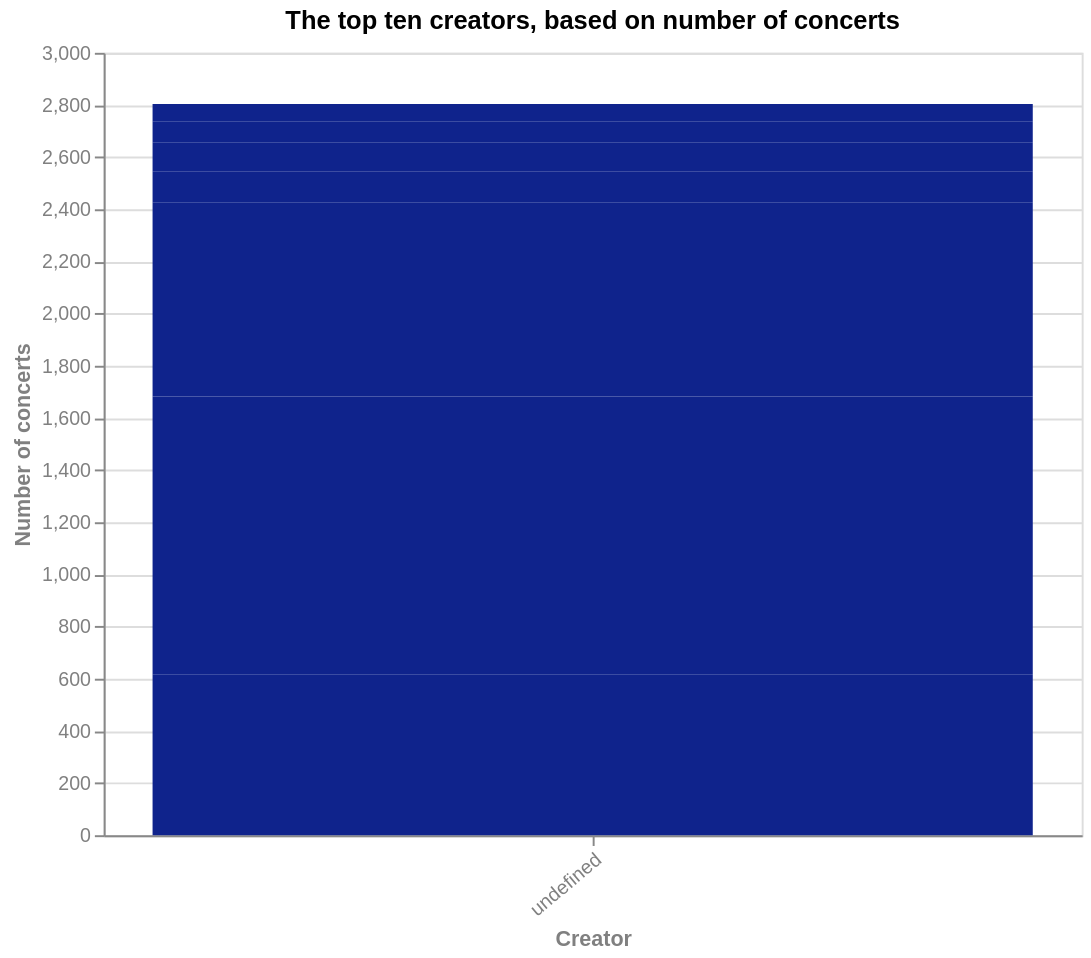

The Vega-Lite source for this figure:
### Vega-Lite specification from a JSON file in a GitHub repository (floating-point values rounded to 4 significant figures)
{"$schema": "https://vega.github.io/schema/vega-lite/v5.json", "title": "The top ten creators, based on number of concerts", "description": "The top ten creators, based on number of concerts", "width": 500, "height": 400, "data": {"values": [{"Production company": "Omroep MAX", "Number of concerts": 617}, {"Production company": "AVRO", "Number of concerts": 561}, {"Production company": "NPS", "Number of concerts": 504}, {"Production company": "NTR", "Number of concerts": 347}, {"Production company": "KRO", "Number of concerts": 223}, {"Production company": "AVROTROS", "Number of concerts": 175}, {"Production company": "Corrino Media Group", "Number of concerts": 117}, {"Production company": "Radio 6", "Number of concerts": 113}, {"Production company": "TROS", "Number of concerts": 81}, {"Production company": "Mojo Concerts", "Number of concerts": 66}]}, "mark": {"type": "bar", "binSpacing": 1, "tooltip": true}, "encoding": {"x": {"field": "Creator", "type": "nominal", "title": "Creator", "sort": "-y"}, "y": {"field": "Number of concerts", "type": "quantitative", "title": "Number of concerts"}, "color": {"value": "#0F238C"}}, "config": {"countTitle": "Count", "axisX": {"labelAngle": -40, "titleColor": "grey", "labelColor": "grey"}, "axisY": {"titleColor": "grey", "labelColor": "grey"}}}
